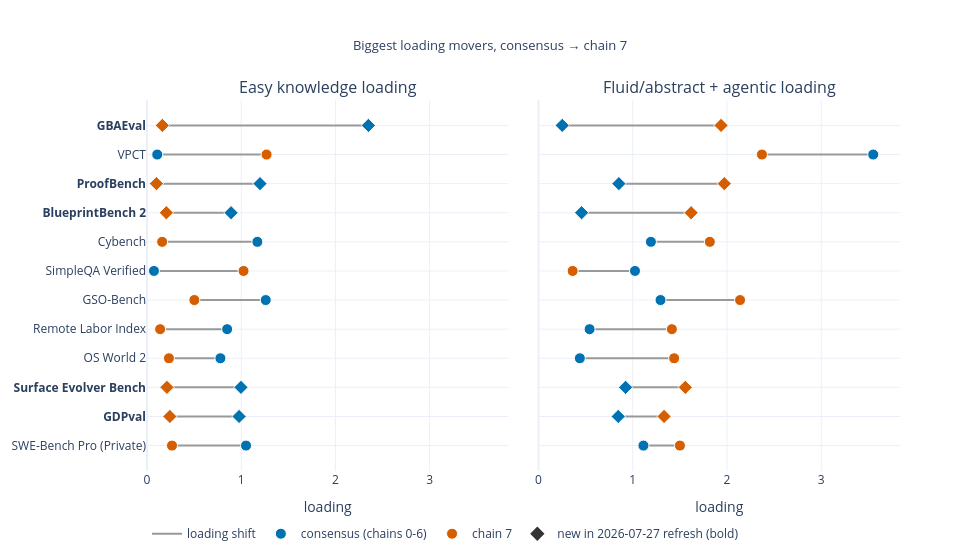

Notebook source saved alongside this figure:
### Markdown cell above
### 3 · Chain 7 redraws the easy-vs-fluid boundary, mostly on thin new benchmarks.
**5 of the 12** biggest loading movers arrived in the 2026-07-27 refresh.

### Code cell
move = np.abs(A_odd - A_cons)[:, [EASY, FLUID]].sum(axis=1)
sel = np.argsort(-move)[:12][::-1]
labels = [f"<b>{benches[i]}</b>" if benches[i] in NEW else benches[i] for i in sel]
newmask = [benches[i] in NEW for i in sel]
symbols = ["diamond" if n else "circle" for n in newmask]

fig = make_subplots(rows=1, cols=2, shared_yaxes=True, horizontal_spacing=0.04,
                    subplot_titles=[f"{AXIS[EASY]} loading", f"{AXIS[FLUID]} loading"])
for col, k in enumerate([EASY, FLUID], 1):
    xs, ys = [], []
    for j, i in enumerate(sel):
        xs += [A_cons[i, k], A_odd[i, k], None]; ys += [labels[j], labels[j], None]
    fig.add_trace(go.Scatter(x=xs, y=ys, mode="lines", line=dict(color=C["gray"], width=2),
                             name="loading shift", legendgroup="shift", showlegend=col == 1,
                             hoverinfo="skip"), row=1, col=col)
    for tag, vals, colr in [("consensus (chains 0-6)", A_cons[sel, k], C["blue"]),
                            ("chain 7", A_odd[sel, k], C["verm"])]:
        fig.add_trace(go.Scatter(x=vals, y=labels, mode="markers", name=tag, legendgroup=tag,
                                 showlegend=col == 1,
                                 marker=dict(color=colr, size=11, symbol=symbols,
                                             line=dict(color="white", width=1))),
                      row=1, col=col)
fig.add_trace(go.Scatter(x=[None], y=[None], mode="markers", name="new in 2026-07-27 refresh (bold)",
                         marker=dict(color=C["dark"], size=11, symbol="diamond")), row=1, col=1)
xmax = max(A_cons[sel][:, [EASY, FLUID]].max(), A_odd[sel][:, [EASY, FLUID]].max()) * 1.08
fig.update_xaxes(title_text="loading", range=[0, xmax])
fig.update_layout(title="Biggest loading movers, consensus → chain 7",
                  height=560, width=980, legend=dict(orientation="h", y=-0.13))
show(fig, "p3_boundary_movers")

### Figure 1 — Plotly figure (JSON) as saved in the notebook; plotly's stock layout.template omitted (floating-point values rounded to 4 significant figures)
{"data": [{"hoverinfo": "skip", "legendgroup": "shift", "line": {"color": "#999999", "width": 2}, "mode": "lines", "name": "loading shift", "showlegend": true, "type": "scatter", "x": [1.051, 0.2655, null, 0.9774, 0.2428, null, 0.9975, 0.2116, null, 0.7791, 0.2331, null, 0.8507, 0.1395, null, 1.261, 0.5025, null, 0.07391, 1.025, null, 1.172, 0.1609, null, 0.8923, 0.2052, null, 1.2, 0.1001, null, 0.1088, 1.269, null, 2.35, 0.1627, null], "xaxis": "x", "y": ["SWE-Bench Pro (Private)", "SWE-Bench Pro (Private)", null, "<b>GDPval</b>", "<b>GDPval</b>", null, "<b>Surface Evolver Bench</b>", "<b>Surface Evolver Bench</b>", null, "OS World 2", "OS World 2", null, "Remote Labor Index", "Remote Labor Index", null, "GSO-Bench", "GSO-Bench", null, "SimpleQA Verified", "SimpleQA Verified", null, "Cybench", "Cybench", null, "<b>BlueprintBench 2</b>", "<b>BlueprintBench 2</b>", null, "<b>ProofBench</b>", "<b>ProofBench</b>", null, "VPCT", "VPCT", null, "<b>GBAEval</b>", "<b>GBAEval</b>", null], "yaxis": "y"}, {"legendgroup": "consensus (chains 0-6)", "marker": {"color": "#0072B2", "line": {"color": "white", "width": 1}, "size": 11, "symbol": ["circle", "diamond", "diamond", "circle", "circle", "circle", "circle", "circle", "diamond", "diamond", "circle", "diamond"]}, "mode": "markers", "name": "consensus (chains 0-6)", "showlegend": true, "type": "scatter", "x": [1.051, 0.9774, 0.9975, 0.7791, 0.8507, 1.261, 0.07391, 1.172, 0.8923, 1.2, 0.1088, 2.35], "xaxis": "x", "y": ["SWE-Bench Pro (Private)", "<b>GDPval</b>", "<b>Surface Evolver Bench</b>", "OS World 2", "Remote Labor Index", "GSO-Bench", "SimpleQA Verified", "Cybench", "<b>BlueprintBench 2</b>", "<b>ProofBench</b>", "VPCT", "<b>GBAEval</b>"], "yaxis": "y"}, {"legendgroup": "chain 7", "marker": {"color": "#D55E00", "line": {"color": "white", "width": 1}, "size": 11, "symbol": ["circle", "diamond", "diamond", "circle", "circle", "circle", "circle", "circle", "diamond", "diamond", "circle", "diamond"]}, "mode": "markers", "name": "chain 7", "showlegend": true, "type": "scatter", "x": [0.2655, 0.2428, 0.2116, 0.2331, 0.1395, 0.5025, 1.025, 0.1609, 0.2052, 0.1001, 1.269, 0.1627], "xaxis": "x", "y": ["SWE-Bench Pro (Private)", "<b>GDPval</b>", "<b>Surface Evolver Bench</b>", "OS World 2", "Remote Labor Index", "GSO-Bench", "SimpleQA Verified", "Cybench", "<b>BlueprintBench 2</b>", "<b>ProofBench</b>", "VPCT", "<b>GBAEval</b>"], "yaxis": "y"}, {"hoverinfo": "skip", "legendgroup": "shift", "line": {"color": "#999999", "width": 2}, "mode": "lines", "name": "loading shift", "showlegend": false, "type": "scatter", "x": [1.113, 1.5, null, 0.8457, 1.332, null, 0.9238, 1.558, null, 0.4383, 1.439, null, 0.5419, 1.415, null, 1.295, 2.139, null, 1.024, 0.3619, null, 1.193, 1.818, null, 0.4569, 1.619, null, 0.8527, 1.971, null, 3.552, 2.371, null, 0.251, 1.937, null], "xaxis": "x2", "y": ["SWE-Bench Pro (Private)", "SWE-Bench Pro (Private)", null, "<b>GDPval</b>", "<b>GDPval</b>", null, "<b>Surface Evolver Bench</b>", "<b>Surface Evolver Bench</b>", null, "OS World 2", "OS World 2", null, "Remote Labor Index", "Remote Labor Index", null, "GSO-Bench", "GSO-Bench", null, "SimpleQA Verified", "SimpleQA Verified", null, "Cybench", "Cybench", null, "<b>BlueprintBench 2</b>", "<b>BlueprintBench 2</b>", null, "<b>ProofBench</b>", "<b>ProofBench</b>", null, "VPCT", "VPCT", null, "<b>GBAEval</b>", "<b>GBAEval</b>", null], "yaxis": "y2"}, {"legendgroup": "consensus (chains 0-6)", "marker": {"color": "#0072B2", "line": {"color": "white", "width": 1}, "size": 11, "symbol": ["circle", "diamond", "diamond", "circle", "circle", "circle", "circle", "circle", "diamond", "diamond", "circle", "diamond"]}, "mode": "markers", "name": "consensus (chains 0-6)", "showlegend": false, "type": "scatter", "x": [1.113, 0.8457, 0.9238, 0.4383, 0.5419, 1.295, 1.024, 1.193, 0.4569, 0.8527, 3.552, 0.251], "xaxis": "x2", "y": ["SWE-Bench Pro (Private)", "<b>GDPval</b>", "<b>Surface Evolver Bench</b>", "OS World 2", "Remote Labor Index", "GSO-Bench", "SimpleQA Verified", "Cybench", "<b>BlueprintBench 2</b>", "<b>ProofBench</b>", "VPCT", "<b>GBAEval</b>"], "yaxis": "y2"}, {"legendgroup": "chain 7", "marker": {"color": "#D55E00", "line": {"color": "white", "width": 1}, "size": 11, "symbol": ["circle", "diamond", "diamond", "circle", "circle", "circle", "circle", "circle", "diamond", "diamond", "circle", "diamond"]}, "mode": "markers", "name": "chain 7", "showlegend": false, "type": "scatter", "x": [1.5, 1.332, 1.558, 1.439, 1.415, 2.139, 0.3619, 1.818, 1.619, 1.971, 2.371, 1.937], "xaxis": "x2", "y": ["SWE-Bench Pro (Private)", "<b>GDPval</b>", "<b>Surface Evolver Bench</b>", "OS World 2", "Remote Labor Index", "GSO-Bench", "SimpleQA Verified", "Cybench", "<b>BlueprintBench 2</b>", "<b>ProofBench</b>", "VPCT", "<b>GBAEval</b>"], "yaxis": "y2"}, {"marker": {"color": "#333333", "size": 11, "symbol": "diamond"}, "mode": "markers", "name": "new in 2026-07-27 refresh (bold)", "type": "scatter", "x": [null], "xaxis": "x", "y": [null], "yaxis": "y"}], "layout": {"annotations": [{"font": {"size": 16}, "showarrow": false, "text": "Easy knowledge loading", "x": 0.24, "xanchor": "center", "xref": "paper", "y": 1.0, "yanchor": "bottom", "yref": "paper"}, {"font": {"size": 16}, "showarrow": false, "text": "Fluid/abstract + agentic loading", "x": 0.76, "xanchor": "center", "xref": "paper", "y": 1.0, "yanchor": "bottom", "yref": "paper"}], "height": 560, "legend": {"orientation": "h", "y": -0.13}, "title": {"font": {"size": 13}, "text": "Biggest loading movers, consensus → chain 7", "x": 0.5}, "width": 980, "xaxis": {"anchor": "y", "domain": [0.0, 0.48], "range": [0, 3.837], "title": {"text": "loading"}}, "xaxis2": {"anchor": "y2", "domain": [0.52, 1.0], "range": [0, 3.837], "title": {"text": "loading"}}, "yaxis": {"anchor": "x", "domain": [0.0, 1.0]}, "yaxis2": {"anchor": "x2", "domain": [0.0, 1.0], "matches": "y", "showticklabels": false}}}
